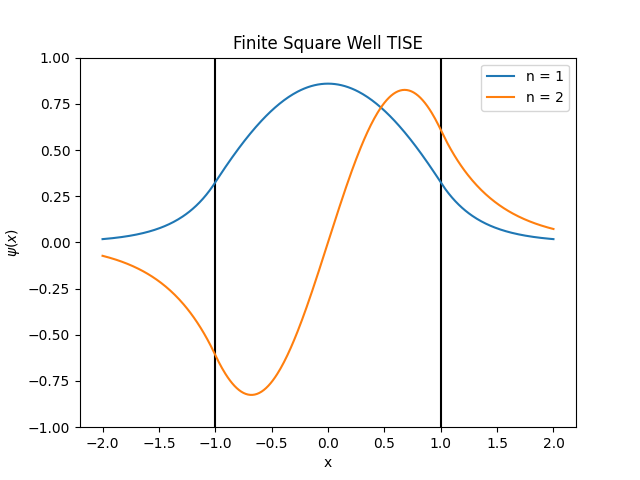

Python code for this plot:
import numpy as np
import matplotlib.pyplot as plt
import os
import scipy.optimize
from utils import tise_rk4, feven, fodd, V_fin_pot

b = 8
tol = 1e-3
plt.axvline(x = 1, c = "k")
plt.axvline(x = -1, c = "k")
plt.ylim(-1, 1)
z0 = np.pi
E = scipy.optimize.bisect(feven, (np.pi * (0 + tol)) ** 2 - z0 ** 2, (np.pi * (1/2 - tol)) ** 2 - z0 ** 2, args = (V_fin_pot, (z0), b))
print("even E:", E)
X,PSI = tise_rk4(E = E, V = V_fin_pot, par = (z0), psi0 = 1, phi0 = 0, a = 0, b = 2, h = 0.01)
PSI = PSI / np.sqrt(2 * (np.sum(np.square(np.abs(PSI))) * 0.01))
plt.plot(np.concatenate((-np.flip(X), X)), np.concatenate((np.flip(PSI), PSI)), label = "n = 1")
E = scipy.optimize.bisect(fodd, (np.pi * (1/2 + tol)) ** 2 - z0 ** 2, (np.pi * (1 - tol)) ** 2 - z0 ** 2, args = (V_fin_pot, (z0), b))
print("odd E:", E)
X,PSI = tise_rk4(E = E, V = V_fin_pot, par = (z0), psi0 = 0, phi0 = 1, a = 0, b = 2, h = 0.01)
PSI = PSI / np.sqrt(2 * (np.sum(np.square(np.abs(PSI))) * 0.01))
plt.plot(np.concatenate((-np.flip(X), X)), np.concatenate((-np.flip(PSI), PSI)), label = "n = 2")
plt.xlabel("x")
plt.ylabel("$\psi(x)$")
plt.title("Finite Square Well TISE")
plt.legend()
plt.savefig(os.path.join(os.path.dirname(__file__), "3-2.png"))
plt.show()